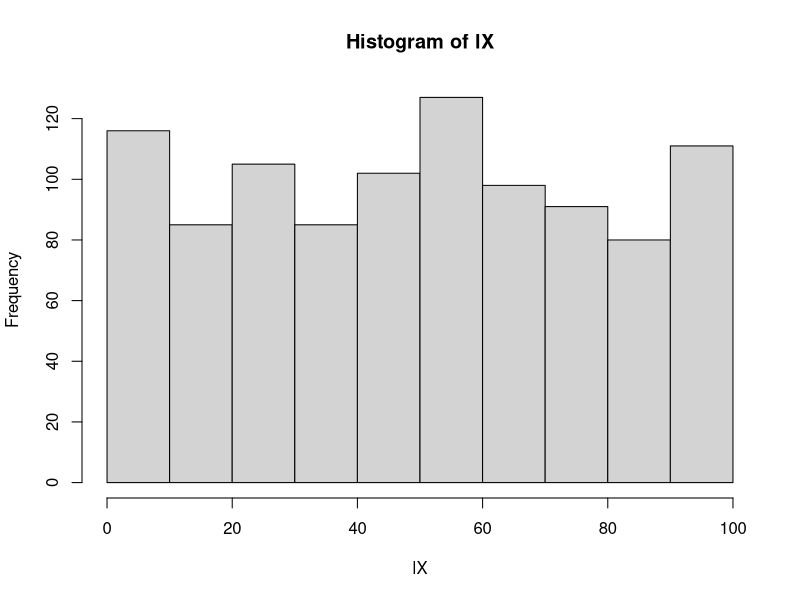
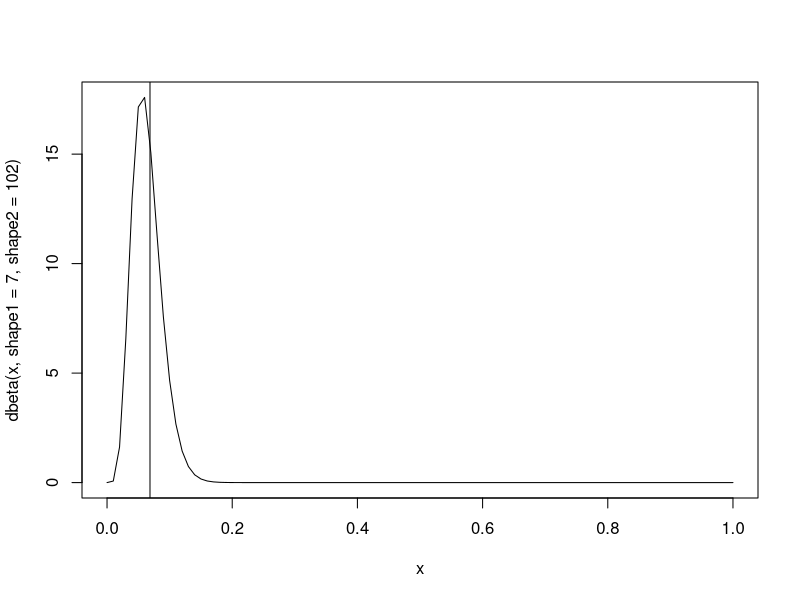
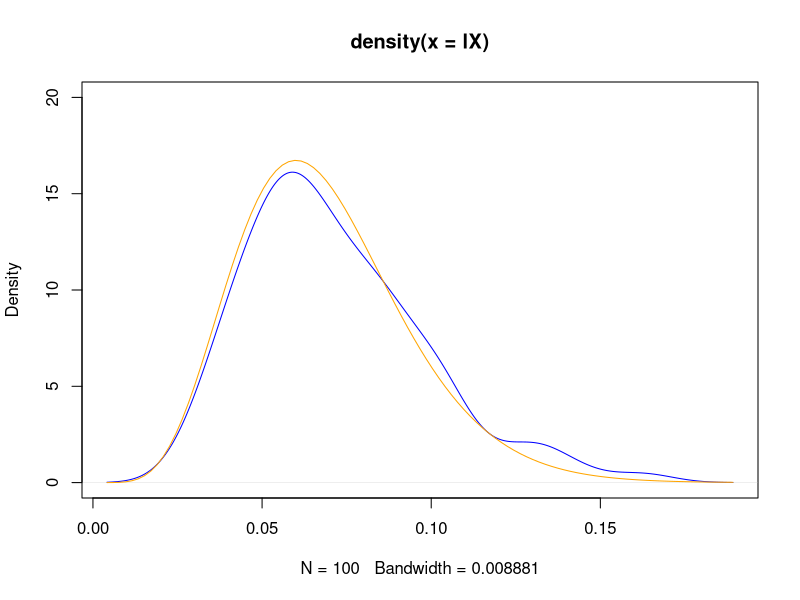
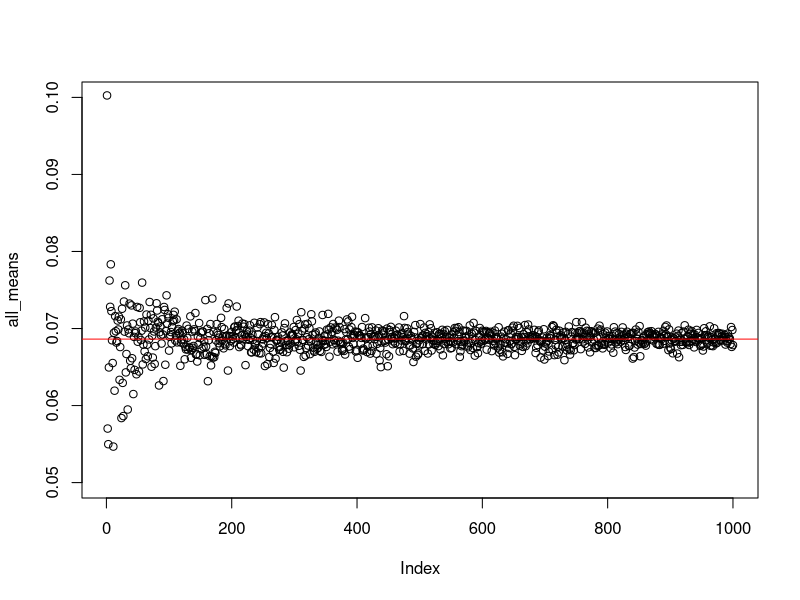
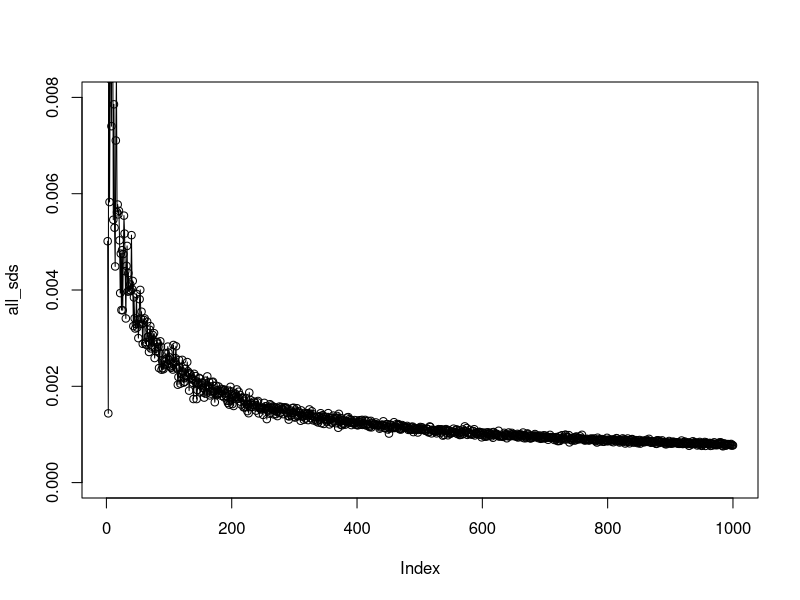
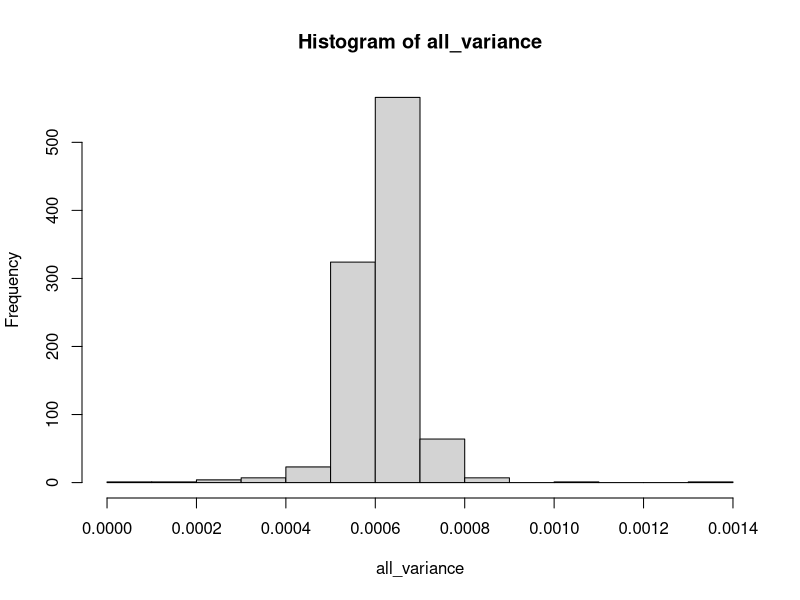
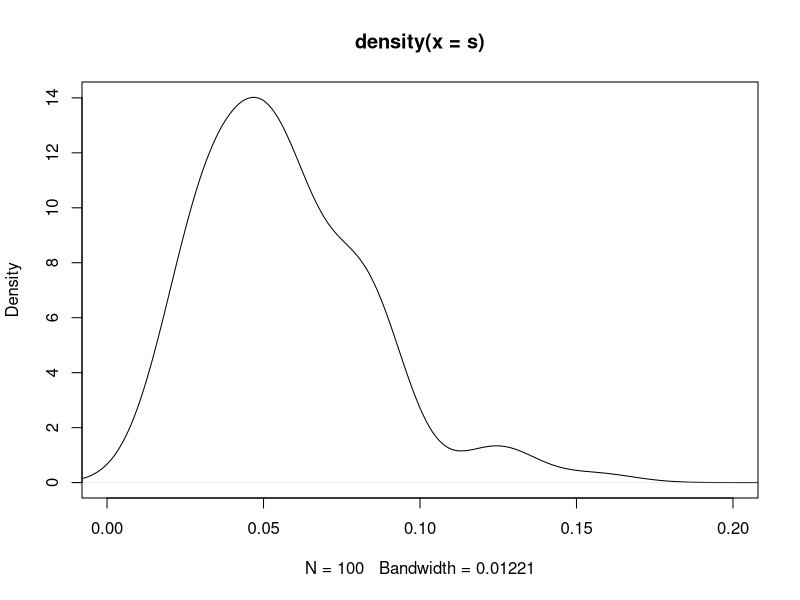
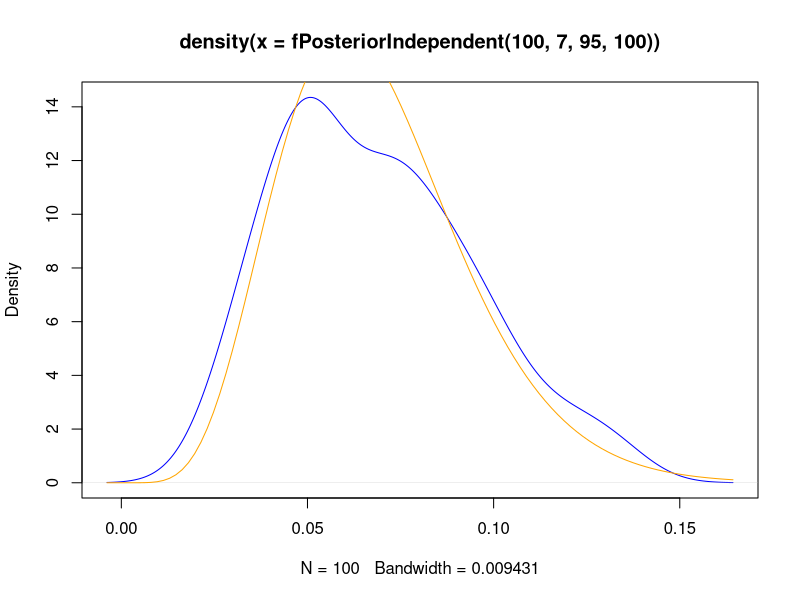

Write R code to recreate these figures, in order.
## ---- chunk 1
mean(rbeta(n = 100, shape1 = 1, shape2 = 1))
## ---- chunk 2
fPriorPredictive <- function(numSamples, a, b, N){
  lX <- vector(length = numSamples)
  for(i in 1:numSamples){
    theta <- rbeta(n = 1, shape1 = a, shape2 = b)
    lX[i] <- rbinom(n = 1, size = N, prob = theta )
    #cat("\n\n theta: ", theta)
    #cat("\n lX[i] : ", lX[i])
  }
  
  return(lX)
}

lX <- fPriorPredictive(1000, 1, 1, 100)
cat("\n Mean: ", mean(lX))
hist(lX)
## ---- chunk 3
curve(dbeta(x, shape1 = 7, shape2 = 102))
cat(7/102)
abline(v=7/102)
## ---- chunk 4
fPosteriorIndependent <- function(numSamples, a, b, N){
  lX <- vector(length = numSamples)
  for(i in 1:numSamples){
    lX[i] <- rbeta(n = 1,shape1 = a, shape2 = b)
  }
  
  return(lX)
}

lX <- fPosteriorIndependent(100, 7, 95, 100)
cat("\n Mean: ", mean(lX))
#hist(lX)
#cat("\nlX", lX)
plot(density(lX), col="blue", ylim=c(0,20))
curve(dbeta(x, shape1 = 7, shape2 = 95), add=T, col="orange")

## ---- chunk 5
all_means <- vector()
all_sds <- vector()
j = 1
for ( i in seq(from=1, to=1000, by = 1)){
  temp <- fPosteriorIndependent(i, 7, 95, 100)
  all_means[j] <- mean(temp)
  all_sds[j] <- sd(temp, na.rm = TRUE)/sqrt(i)
  j <- j + 1
}
## ---- chunk 6
plot(all_means, ylim = c(0.05, 0.1))
abline(h=0.06862745, col="red")
mean(all_means)

#cat(all_sds)
plot(all_sds, ylim = c(0.000, 0.008))
lines(all_sds)
summary(all_sds)
## ---- chunk 7
all_means <- vector()
all_sds <- vector()
all_variance <- vector()
j = 1
for ( i in seq(from=1, to=1000, by = 1)){
  temp <- fPosteriorIndependent(i, 7, 95, 100)
  all_means[j] <- mean(temp)
  all_sds[j] <- sd(temp, na.rm = TRUE)/sqrt(i)
  all_variance[j] <- var(temp)
  j <- j + 1
}

## ---- chunk 8
hist(all_variance)
## ---- chunk 9
fproposal <- function(theta, step_size){
  theta_proposed <- rnorm(n=1, mean=theta, sd=step_size)
  #cat("\n Proposing theta: ", theta_proposed)
  return (theta_proposed %% 1)

}
## ---- chunk 10
facceptReject <- function(theta_current, theta_proposed){
 r <- (pbinom(q=6, size = 100, prob = theta_proposed) * pbeta(q = theta_proposed, shape1 = 1, shape2 = 1))  / (pbinom(q=6, size = 100, prob = theta_current) * pbeta(q = theta_current, shape1 = 1, shape2 = 1))
 #cat("\nr : ", r)

 a <- runif(1,0,1)
 #cat("\na: ",a)
 if ( r > a)
   return(theta_proposed)
 else
   return(theta_current)
  

}


## ---- chunk 11
  
frwm <- function(theta_current, step_size = 0.1){
  #cat("\n\n theta_current: ", theta_current)
  theta_proposed <- fproposal(theta_current,step_size)
  #cat("\ntheta_proposed:", theta_proposed)
  theta_accepted <- facceptReject(theta_current,theta_proposed)
  #cat("\nAccepted theta: ", theta_accepted)
  return(theta_accepted)
}
## ---- chunk 12
fsampler <- function(numSamples, step_size = 0.1){
  ltheta <- vector()
  ltheta[1] <- runif(n = 1, min = 0, max = 1)
  #cat("\nStarting theta: ", theta)
  for (t in 2:numSamples){
    ltheta[t] <- frwm(ltheta[t-1], step_size)
  }
  return(ltheta)
}
## ---- chunk 13
set.seed(43)
step_size <- 0.1
s <- fsampler(100,step_size)
cat("\n\n\n Mean:", mean(s))
plot(density(s), xlim = c(0.0, 0.2))
## ---- chunk 14
plot(density(fPosteriorIndependent(100, 7, 95, 100)), col="blue")
curve(dbeta(x, shape1 = 7, shape2 = 95), add=T, col="orange")
## ---- chunk 15
lsamples_matrix <- matrix(0,nrow = 1000, ncol = 100)
lsamples_mean <- vector(length = 1000)
step_size = 0.01

for(chain in 1:1000){
  lsamples_matrix[chain,] <- fsampler(100, 0.1)
  lsamples_mean[chain] <- mean(lsamples_matrix[chain,])
}

## ---- chunk 16
hist(lsamples_mean)
## ---- chunk 17
hist(lsamples_mean)
cat(mean(lsamples_mean))

## ---- chunk 18
hist(lsamples_mean[500:1000], xlim=c(0.0, 0.1))
cat(mean(lsamples_mean[500:1000]))
abline(v=0.07, col="blue")
## ---- chunk 19
step2_size = 0.01
step2_sample_size = 200

step2_lsamples_matrix <- matrix(0,nrow = 1000, ncol = step2_sample_size)
step2_lsamples_mean <- vector(length = 1000)


for(chain in 1:1000){
  step2_lsamples_matrix[chain,] <- fsampler(step2_sample_size, step2_size)
  step2_lsamples_mean[chain] <- mean(step2_lsamples_matrix[chain,])
}
## ---- chunk 20
hist(step2_lsamples_mean)
abline(v=0.06, )
## ---- chunk 21
set.seed(41)
plot(density(fsampler(100, 0.1)), col="grey", xlab = "theta", ylab = "pdf", main = "Fig 13.6 Left : MCMC runs using two step sizes versus the actual")
lines(density(fsampler(200, 0.01)), col="orange")
curve(dbeta(x, shape1 = 7, shape2 = 102), add = T, col="blue")
legend(0.15,20, legend=c("step size = 0.1", "step size = 0.01", "exact"),
       col=c("grey", "orange", "blue"), lty=1, cex=0.8)

## ---- chunk 22
set.seed(40)
plot(fsampler(200, 0.1), type = 'l', col="grey", xlab = "step#", ylab = "theta", main = "Fig 13.6 Right: The evolution of the path of each Markov Chain over time")
lines(fsampler(200, 0.01), type = 'l', col="orange")
legend(150,0.6, legend=c("step size = 0.1", "step size = 0.01"),
       col=c("grey", "orange"), lty=1, cex=0.8)


## ---- chunk 23
set.seed(40)
plot(density(fsampler(200, 0.1)), col="grey", xlab = "theta", ylab = "pdf", ylim = c(0, 20), main = "Fig 13.7 Left")
lines(density(fsampler(200, 1)), col="orange")
curve(dbeta(x, shape1 = 7, shape2 = 102), add = T, col="blue")
legend(0.5, 18, legend=c("step size = 0.1", "step size = 1", "exact"),
       col=c("grey", "orange", "blue"), lty=1, cex=0.8)
## ---- chunk 24
set.seed(42)
plot(density(fPosteriorIndependent(100, 1+6+3+2+8+25, 1+500-(6+3+2+8+25), 100)),col="grey")
curve(dbeta(x, shape1 = 1+6+3+2+8+25, shape2 = 1+500-(6+3+2+8+25)),add=T,  col = "blue")
lines(fsampler(100, 0.1))
